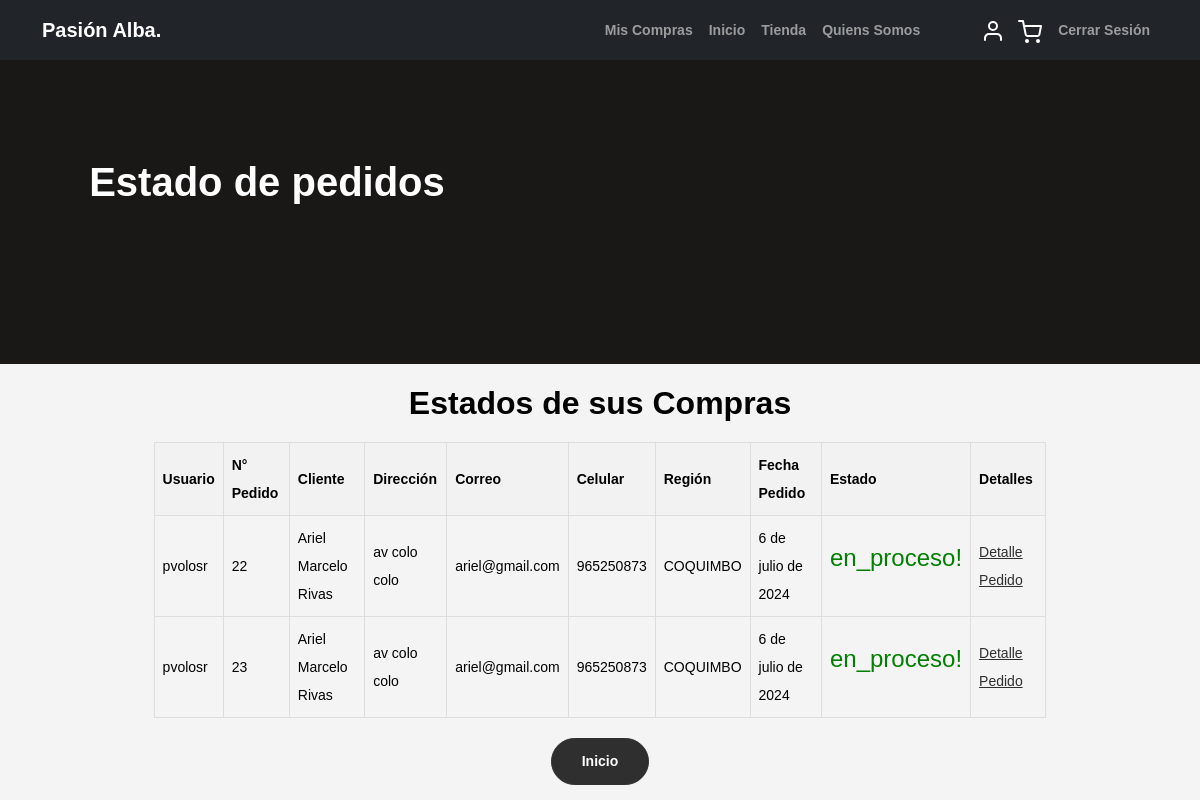
Screenshot of /estado/ (signed in) with the database file from the repository.
### aplicacion/models.py (models this page shows, shortened)
class Pedido(models.Model):
    usuario = models.ForeignKey(Usuario, on_delete=models.PROTECT)
    id = models.AutoField(primary_key=True)
    nombre_cliente = models.CharField(max_length=100)
    direccion = models.CharField(max_length=200)
    correo = models.EmailField()
    celular = models.CharField(max_length=20)
    region = models.CharField(max_length=25, choices=REGIONES, default='CONCEPCION')
    fecha_pedido = models.DateField(auto_now_add=True)
    boleta = models.CharField(max_length=15, choices=[
        ('sin_boleta', 'Sin boleta'),
        ('con_boleta', 'Con boleta'),
    ])
    estado = models.CharField(max_length=20, choices=[
        ('cancelado', 'Cancelado'),
        ('en_proceso', 'En Proceso'),
        ('finalizado', 'Finalizado'),
    ], default='en_proceso')
    adicional = models.TextField(blank=True, null=True)

### aplicacion/views.py (the view)
# urls.py: path('estado/', estado, name='estado'),
@login_required
def estado (request):
    user = request.user
    usr = get_object_or_404(Usuario, nombusuario=user)
    pedidos_usuario = Pedido.objects.filter(usuario_id=usr)
    pedidos = Pedido.objects.filter(usuario_id=usr)
    detallepedido= DetallePedido.objects.all()
    datos = {
        'pedidos': pedidos,
        'detallepedido': detallepedido,
    }
    return render(request, "aplicacion/estado.html",datos)

### aplicacion/templates/aplicacion/estado.html (shortened to what this page needs)
{% load static %}
<!DOCTYPE html>
<html lang="es">
<head>
    <link rel="stylesheet" href="{% static 'aplicacion/css/bootstrap.min.css' %}">
    <link href="https://cdnjs.cloudflare.com/ajax/libs/font-awesome/6.0.0-beta3/css/all.min.css" rel="stylesheet">
    <link rel="stylesheet" href="{% static 'aplicacion/css/tiny-slider.css' %}">
    <link rel="stylesheet" href="{% static 'aplicacion/css/style.css' %}">
    <link rel="stylesheet" href="{% static 'aplicacion/css/styleestadopedido.css' %}">
</head>
<body>
    <nav class="custom-navbarr navbar navbar-expand-md navbar-dark bg-dark" arial-label="Furni navigation bar" style="font-weight: bold;">
        <div class="container">
            <a class="navbar-brand" href="{% url 'index' %}">Pasión Alba<span>.</span></a>
            <div class="collapse navbar-collapse" id="navbarsFurni">
                <ul class="custom-navbar-nav navbar-nav ms-auto mb-2 mb-md-0">
                    <li><a class="nav-link" href="{% url 'miscompras' %}">Mis Compras</a></li>
                    <li class="nav-item active"><a class="nav-link" href="{% url 'index' %}">Inicio</a></li>
                    <li><a class="nav-link" href="{% url 'shop' %}">Tienda</a></li>
                    <li><a class="nav-link" href="{% url 'about' %}">Quiens Somos</a></li>
                </ul>
                <ul class="custom-navbar-cta navbar-nav mb-2 mb-md-0 ms-5">
                    <li><a class="nav-link" href="{% url 'login' %}"><img src="{% static 'aplicacion/img/user.svg' %}"></a></li>
                    <li><a class="nav-link" href="{% url 'cart' %}"><img src="{% static 'aplicacion/img/cart.svg' %}"></a></li>
                    <li><a class="nav-link" href="{% url 'salir' %}">Cerrar Sesión</a></li>
                </ul>
            </div>
        </div>
    </nav>
    <div class="hero" style="background-color: rgb(26, 23, 23);">
        <div class="container">
            <div class="row justify-content-between">
                <div class="col-lg-5">
                    <div class="intro-excerpt">
                        <h1>Estado de pedidos</h1>
                    </div>
                </div>
                <div class="col-lg-7"></div>
            </div>
        </div>
    </div>
    <div class="container" style="color: black;">
        <div class="details">
            <h2 style="font-weight: bold;color: black;">Estados de sus Compras</h2>
            <table>
                <tr>
                    <th>Usuario</th>
                    <th>N° Pedido</th>
                    <th>Cliente</th>
                    <th>Dirección</th>
                    <th>Correo</th>
                    <th>Celular</th>
                    <th>Región</th>
                    <th>Fecha Pedido</th>
                    <th>Estado</th>
                    <th>Detalles</th>
                </tr>
                {% for pedido in pedidos %}
                <tr>
                    <td>{{ request.user.username }}</td>
                    <td>{{ pedido.id }}</td>
                    <td>{{ pedido.nombre_cliente }}</td>
                    <td>{{ pedido.direccion }}</td>
                    <td>{{ pedido.correo }}</td>
                    <td>{{ pedido.celular }}</td>
                    <td>{{ pedido.region }}</td>
                    <td>{{ pedido.fecha_pedido }}</td>
                    <td><p class="success"> {{pedido.estado}}!</p></td>
                    <td><a href="{% url 'detallepedido' pedido.id %}">Detalle Pedido</a></td>
                </tr>
                {% endfor %}
            </table>
        </div>
        <p>
            <a href="{% url 'index' %}" class="btn btn-sm btn-outline-black">Inicio</a>
        </p>
    </div>
</body>
</html>

### aplicacion/static/aplicacion/css/style.css (style rules this page uses)
body { overflow-x: hidden; position: relative; }
body { font-family: "Inter", sans-serif; font-weight: 400; line-height: 28px; color: #6a6a6a; font-size: 14px; background-color: #eff2f1; }
a { text-decoration: none; -webkit-transition: .3s all ease; -o-transition: .3s all ease; transition: .3s all ease; color: #2f2f2f; text-decoration: underline; }
.hero { background: #000000; padding: calc(4rem - 30px) 0 0rem 0; }
@media (min-width: 768px) { .hero { padding: calc(4rem - 30px) 0 4rem 0; } }
@media (min-width: 992px) { .hero { padding: calc(8rem - 30px) 0 8rem 0; } }
.hero .intro-excerpt { position: relative; z-index: 4; }
@media (min-width: 992px) { .hero .intro-excerpt { max-width: 450px; } }
.hero h1 { font-weight: 700; color: #ffffff; margin-bottom: 30px; }
.btn { font-weight: 600; padding: 12px 30px; border-radius: 30px; color: #ffffff; background: #2f2f2f; border-color: #2f2f2f; }
:root { --dark-green: #627254; --light-green: #76885B; --gray: #DDDDDD; --light-gray: #EEEEEE; }
body { background-color: var(--light-gray); color: var(--dark-green); }
h1 { color: var(--light-green); }
body { font-family: 'Roboto', sans-serif; background-color: #EEEEEE; }
h1 { color: #627254; font-weight: 700; }

### aplicacion/static/aplicacion/css/styleestadopedido.css (style rules this page uses)
body { font-family: Arial, sans-serif; text-align: center; background-color: #f4f4f4; }
h1 { color: #333; }
p { color: #666; }
.success { font-size: 24px; color: green; }
.details { margin-top: 20px; }
table { width: 80%; margin: 20px auto; border-collapse: collapse; }
th, td { border: 1px solid #dddddd; padding: 8px; text-align: left; }
th { background-color: #f2f2f2; }

### rows the page displays
Pedido: id "22", nombre_cliente "Ariel Marcelo Rivas", direccion "av colo colo", correo "ariel@gmail.com", celular "965250873", region "COQUIMBO", fecha_pedido "6 de julio de 2024", estado "en_proceso"
Pedido: id "23", nombre_cliente "Ariel Marcelo Rivas", direccion "av colo colo", correo "ariel@gmail.com", celular "965250873", region "COQUIMBO", fecha_pedido "6 de julio de 2024", estado "en_proceso"

### other values shown
{{ request.user.username }} "pvolosr"
